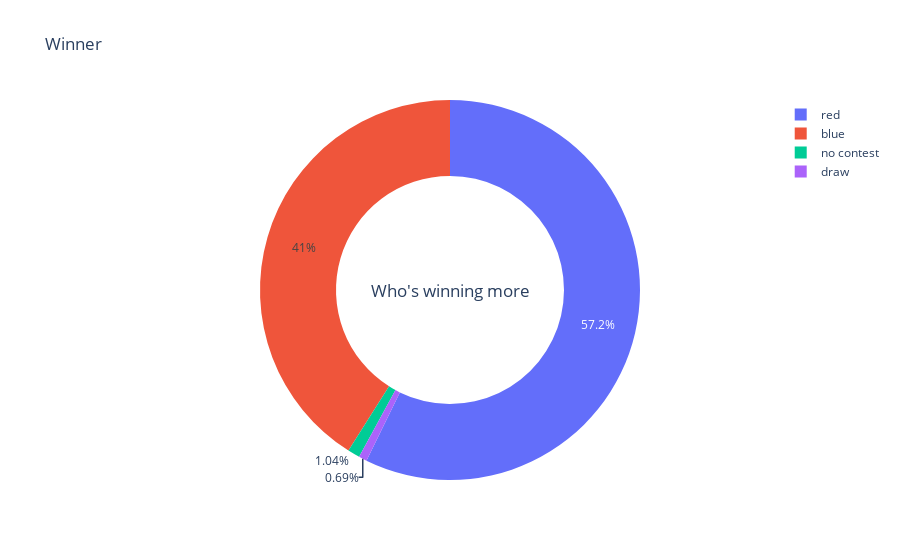

Source (notebook cell):
### Markdown cell above
# <a id='5'>5. Data Visualization</a>

Let's start by looking who's winning more from our dataset:

### Code cell
temp = df["winner"].value_counts()

# Create the figure
fig = go.Figure(
    data=[
        go.Pie(
            labels=temp.index,
            values=temp.values,
            hole=0.6,  # Creates the donut effect
        )
    ],
    layout=go.Layout(
        title="Winner",
        annotations=[
            {
                "font": {"size": 17},
                "showarrow": False,
                "text": "Who's winning more",
                "x": 0.5,
                "y": 0.5,
            }
        ]
    )
)

fig.show()

### Figure 1 — Plotly figure (JSON) as saved in the notebook; plotly's stock layout.template omitted (floating-point values rounded to 4 significant figures)
{"data": [{"hole": 0.6, "labels": ["red", "blue", "no contest", "draw"], "type": "pie", "values": [1327, 951, 24, 16]}], "layout": {"annotations": [{"font": {"size": 17}, "showarrow": false, "text": "Who's winning more", "x": 0.5, "y": 0.5}], "title": {"text": "Winner"}}}
